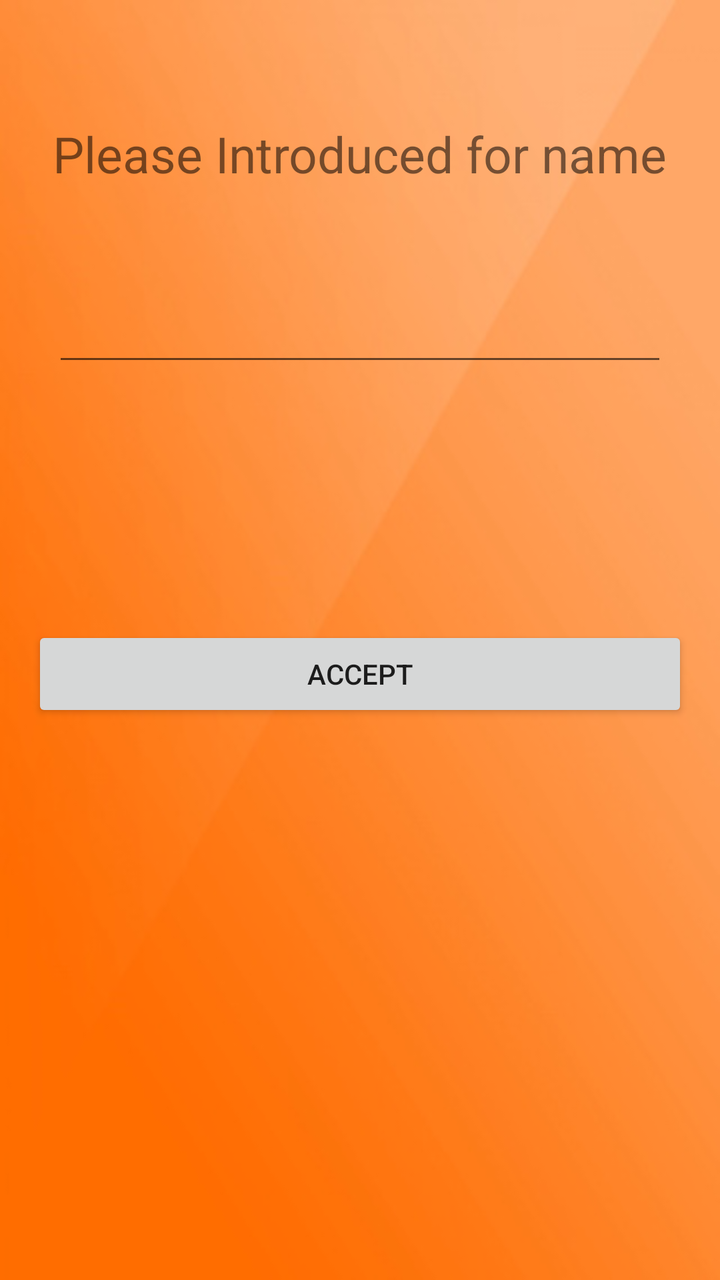
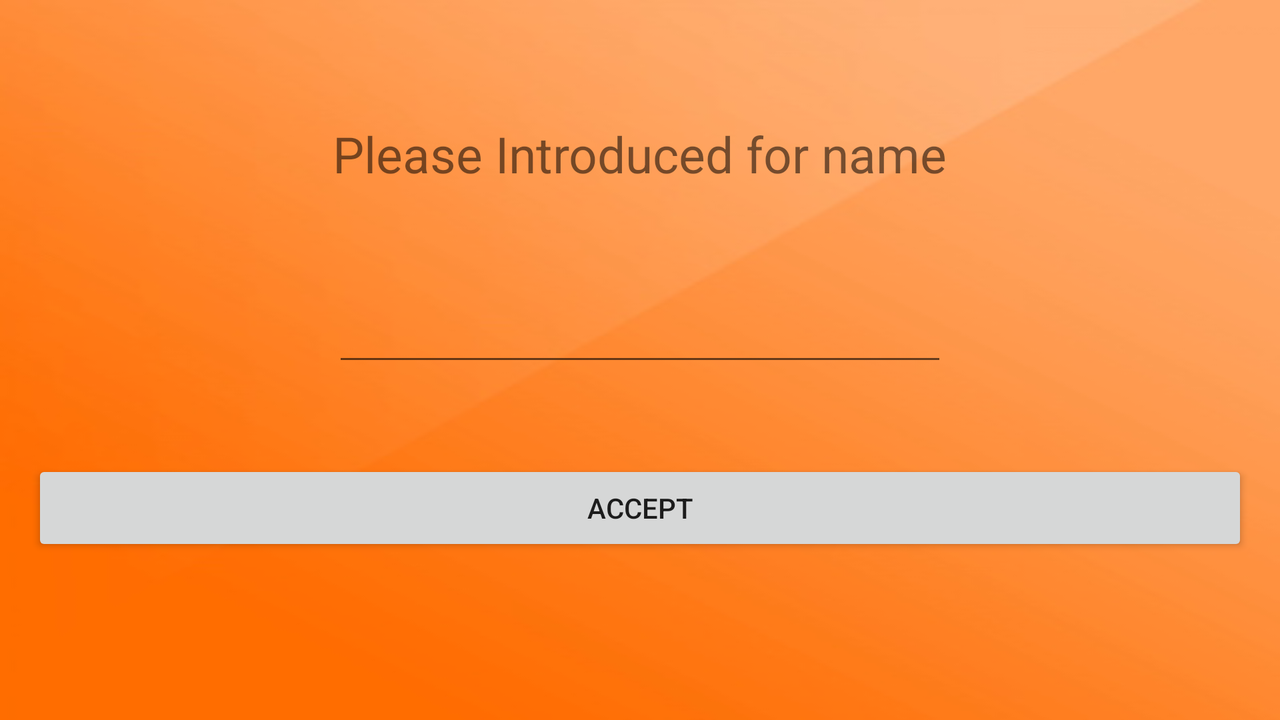

Compare how this app lays out the same screen by default and in its alternative resource folder. The renders come first, then the two layout files and the values they reference.
<!-- AndroidManifest.xml: application theme AppTheme -->
<!-- res/layout/activity_form.xml -->
<?xml version="1.0" encoding="utf-8"?>
<RelativeLayout xmlns:android="http://schemas.android.com/apk/res/android"
    xmlns:tools="http://schemas.android.com/tools"
    android:layout_width="match_parent"
    android:layout_height="match_parent"
    android:paddingBottom="@dimen/activity_vertical_margin"
    android:paddingLeft="@dimen/activity_horizontal_margin"
    android:paddingRight="@dimen/activity_horizontal_margin"
    android:paddingTop="@dimen/activity_vertical_margin"
    android:background="@drawable/fondo"
    tools:context=".Form">

    <TextView
        android:layout_width="wrap_content"
        android:layout_height="wrap_content"
        android:text="@string/TextViewForm"
        android:id="@+id/textView6"
        android:layout_marginTop="44dp"
        android:layout_alignParentTop="true"
        android:layout_centerHorizontal="true"
        android:textSize="25sp" />

    <EditText
        android:layout_width="wrap_content"
        android:layout_height="wrap_content"
        android:inputType="textPersonName"
        android:text="@string/EditText"
        android:ems="10"
        android:id="@+id/editText"
        android:layout_below="@+id/textView6"
        android:layout_marginTop="53dp"
        android:layout_alignLeft="@+id/textView6"
        android:layout_alignStart="@+id/textView6"
        android:layout_alignRight="@+id/textView6"
        android:layout_alignEnd="@+id/textView6" />

    <Button
        android:layout_width="match_parent"
        android:layout_height="wrap_content"
        android:text="@string/btnForm"
        android:id="@+id/button9"
        android:layout_marginTop="125dp"
        android:layout_below="@+id/editText"
        android:layout_centerHorizontal="true"
        android:onClick="onClick_activity" />
</RelativeLayout>
<!-- resources referenced by this layout -->
<resources>
  <dimen name="activity_horizontal_margin">16dp</dimen>
  <dimen name="activity_vertical_margin">16dp</dimen>
  <!-- drawable fondo: png bitmap (drawable, 52663 bytes) -->
  <string name="EditText" />
  <string name="TextViewForm">Please Introduced for name</string>
  <string name="btnForm">Accept</string>
  <style name="AppTheme" parent="Theme.AppCompat.Light.NoActionBar">
  
      </style>
</resources>
<!-- res/layout-land/activity_form.xml (the author's variant of the layout above) -->
<!-- drawn on the phone turned sideways -->
<?xml version="1.0" encoding="utf-8"?>
<RelativeLayout xmlns:android="http://schemas.android.com/apk/res/android"
    xmlns:tools="http://schemas.android.com/tools"
    android:layout_width="match_parent"
    android:layout_height="match_parent"
    android:paddingBottom="@dimen/activity_vertical_margin"
    android:paddingLeft="@dimen/activity_horizontal_margin"
    android:paddingRight="@dimen/activity_horizontal_margin"
    android:paddingTop="@dimen/activity_vertical_margin"
    android:background="@drawable/fondo"
    tools:context=".Form">

    <TextView
        android:layout_width="wrap_content"
        android:layout_height="wrap_content"
        android:text="@string/TextViewForm"
        android:id="@+id/textView6"
        android:layout_marginTop="44dp"
        android:layout_alignParentTop="true"
        android:layout_centerHorizontal="true"
        android:textSize="25sp" />

    <EditText
        android:layout_width="wrap_content"
        android:layout_height="wrap_content"
        android:inputType="textPersonName"
        android:text="@string/EditText"
        android:ems="10"
        android:id="@+id/editText"
        android:layout_below="@+id/textView6"
        android:layout_marginTop="53dp"
        android:layout_alignLeft="@+id/textView6"
        android:layout_alignStart="@+id/textView6"
        android:layout_alignRight="@+id/textView6"
        android:layout_alignEnd="@+id/textView6" />

    <Button
        android:layout_width="match_parent"
        android:layout_height="wrap_content"
        android:text="@string/btnForm"
        android:id="@+id/button9"
        android:onClick="onClick_activity"
        android:layout_below="@+id/editText"
        android:layout_alignParentLeft="true"
        android:layout_alignParentStart="true"
        android:layout_marginTop="42dp" />
</RelativeLayout>
